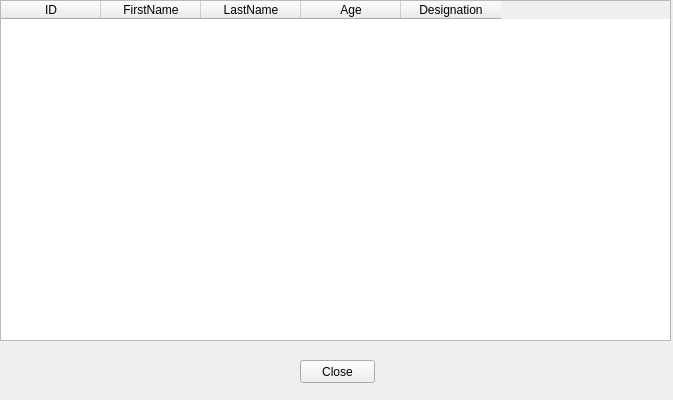
<?xml version="1.0" encoding="UTF-8"?>
<ui version="4.0">
 <class>DisplayWidget</class>
 <widget class="QWidget" name="DisplayWidget">
  <property name="geometry">
   <rect>
    <x>0</x>
    <y>0</y>
    <width>673</width>
    <height>400</height>
   </rect>
  </property>
  <property name="windowTitle">
   <string>Form</string>
  </property>
  <widget class="QTableWidget" name="tableWidget">
   <property name="geometry">
    <rect>
     <x>0</x>
     <y>0</y>
     <width>671</width>
     <height>341</height>
    </rect>
   </property>
   <column>
    <property name="text">
     <string>ID</string>
    </property>
   </column>
   <column>
    <property name="text">
     <string>FirstName</string>
    </property>
   </column>
   <column>
    <property name="text">
     <string>LastName</string>
    </property>
   </column>
   <column>
    <property name="text">
     <string>Age</string>
    </property>
   </column>
   <column>
    <property name="text">
     <string>Designation</string>
    </property>
   </column>
  </widget>
  <widget class="QPushButton" name="closeDisplay">
   <property name="geometry">
    <rect>
     <x>300</x>
     <y>360</y>
     <width>75</width>
     <height>23</height>
    </rect>
   </property>
   <property name="text">
    <string>Close</string>
   </property>
  </widget>
 </widget>
 <resources/>
 <connections/>
</ui>
